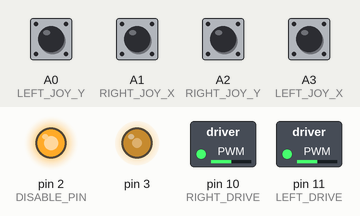
The sketch below on a simulated Arduino Uno, built with avr-gcc and run on an emulated ATmega328P. Parts: switched loads named in the sketch (green lamp = pin HIGH), output pins drawn as LEDs (lit = HIGH). The inputs (shaded band) are chosen by the test bench; at power-on: A0 (LEFT_JOY_Y), A1 (RIGHT_JOY_X), A2 (RIGHT_JOY_Y), A3 (LEFT_JOY_X) LOW. Pins used as bus, display or sensor lines are not drawn; what the sketch prints to the serial monitor is not drawn.

Above: at 0.3 s.
Timing chart, 0 to 1.8 s (numbered marks = the images above):
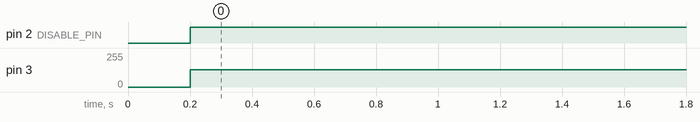

Measured:
- by itself, pin 2 (DISABLE_PIN): LOW → HIGH at 0.20 s
- by itself, pin 3: 0/255 → 128/255 at 0.20 s

The sketch:

ASME_Robot_Arcade.ino
```cpp
/* Useful Reference
 *  https://arduino-info.wikispaces.com/Arduino-PWM-Frequency
 */
#define NUM_INPUTS    4
#define NUM_MOTORS    4

#define LEFT_JOY_Y    A0
#define RIGHT_JOY_X   A1
#define RIGHT_JOY_Y   A2
#define LEFT_JOY_X    A3

#define RIGHT_DRIVE   10
#define LEFT_DRIVE    11
#define M3_OUTPUT     3
#define M4_OUTPUT     9

#define DISABLE_PIN   2

bool disabled = true;
uint8_t motors[NUM_MOTORS] = {RIGHT_DRIVE,LEFT_DRIVE,M3_OUTPUT,M4_OUTPUT};
void setup(){

  pinMode(LEFT_DRIVE,OUTPUT);
  pinMode(RIGHT_DRIVE,OUTPUT);

  pinMode(LEFT_JOY_X,INPUT);
  pinMode(LEFT_JOY_Y,INPUT);
  pinMode(RIGHT_JOY_X,INPUT);
  pinMode(RIGHT_JOY_Y,INPUT);

  pinMode(DISABLE_PIN,OUTPUT);

  // set timer 2 divisor to 1 for PWM frequency of 31372.55 Hz (D3, D11)
  TCCR2B = TCCR2B & B11111000 | B00000001;

  // set timer 1 divisor to 1 for PWM frequency of 31372.55 Hz (D9, D10)
  TCCR1B = TCCR1B & B11111000 | B00000001;

  // set timer 0 divisor to     1 for PWM frequency of 62500.00 Hz (D5,D6)
  //TCCR0B = TCCR0B & B11111000 | B00000001;

  Serial.begin(9600);

  setMotor(RIGHT_DRIVE,128);
  setMotor(LEFT_DRIVE,128);


}

void loop() {
  uint16_t LEFT_JOY_Y_VALUE = pulseIn(LEFT_JOY_Y,HIGH,50000);
  uint16_t RIGHT_JOY_X_VALUE = pulseIn(RIGHT_JOY_X,HIGH,50000);
  uint16_t RIGHT_JOY_Y_VALUE = pulseIn(RIGHT_JOY_Y,HIGH,50000);
  uint16_t LEFT_JOY_X_VALUE = pulseIn(LEFT_JOY_X,HIGH,50000);

  uint16_t inputs[4] = {LEFT_JOY_Y_VALUE,RIGHT_JOY_X_VALUE,RIGHT_JOY_Y_VALUE,LEFT_JOY_X_VALUE};
  checkConnection(inputs);

  int16_t power = map(LEFT_JOY_Y_VALUE,1950,1100,224,32);
  int16_t turn = map(RIGHT_JOY_X_VALUE,1050,2000,96,-96);

  setMotor(RIGHT_DRIVE, map(power - turn,0,255,255,0));
  setMotor(LEFT_DRIVE, power + turn);

}
void setMotor(uint8_t motor, int16_t value){
  if(value > 255){
    value = 255;
  }
  else if(value<0){
    value = 0;
  }else if(abs(value-128)<20){
    value = 128;
  }
  if(disabled){
    value = 128;
  }
  analogWrite(motor, value);
}

void checkConnection(uint16_t data[]){
  uint8_t DC_COUNT = 0;
  for(int i = 0; i< NUM_INPUTS; i++){
    Serial.print(data[i]);
    Serial.print("   ");
    if(data[i] < 100){
     DC_COUNT++;
    }

  }
  Serial.println("");
  if(DC_COUNT >= NUM_INPUTS){
    Serial.println("Controller Not Connected");
    disableRobot();
  }
  else{
    enableRobot();
  }
}

void disableRobot(){
  digitalWrite(DISABLE_PIN,LOW);
  disabled = true;
  for(int i = 0; i< NUM_MOTORS; i++){
    analogWrite(i,128);
  }
}
void enableRobot(){
  disabled = false;
  digitalWrite(DISABLE_PIN,HIGH);
}
```
